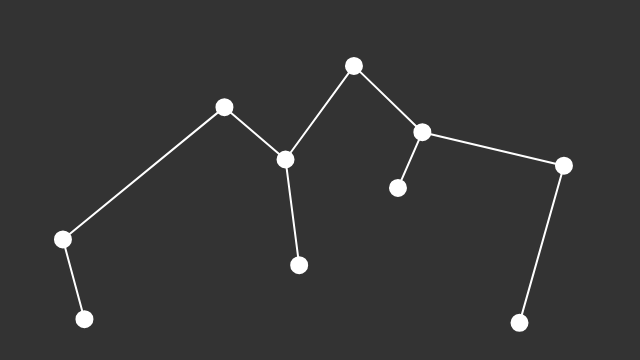
Frame 1 (no input)
Frame 60 (no input): identical to frame 1, image omitted
Frame 120 (the mouse pressed at the canvas centre since frame 60): identical to frame 1, image omitted

The p5.js sketch that drew this single still picture (run headless with seeded random() and noise() and a simulated clock; from frame 60 on, the mouse is pressed at the canvas centre):

// p5.js sketch
// ── sketch.js
let vertices = [];

function setup () {
  createCanvas (640, 360);
  
  resetSketch ();
  
  // for (let i = 0; i < 20; i++) {
  //     let v = createVector(random(width),random(height));
  //   vertices.push(v);
  //   }
    
    // createButton("Reset");
    let button = createButton ('Reset');
    button.mousePressed (resetSketch);
  }
  
  function resetSketch () {
    for (let i = 0; i < 11; i++) {
      let v = createVector (random (width), random (height));
      vertices.pop (v);
    }

    for (let i = 0; i < 10; i++) {
      let v = createVector (random (width), random (height));
      vertices.push (v);
    }
  
}

// function mouseClicked() {
//   let v = createVector (mouseX, mouseY);
//   vertices.push (v);
// }

function draw () {
  background (51);
  let reached = []; // массив достигнутых вершин
  let unreached = []; // массив не достигнутых вершин

  for (let i = 0; i < vertices.length; i++) {
    unreached.push (vertices[i]);
  }

  reached.push (unreached[0]); // вставляем вершину  в массив достигнутых
  unreached.splice (0, 1); // удаляем вершину из списка не достигнутых

  while (unreached.length > 0) {
    let record = 100000; // максимальное значение расстояния удаленности вершин
    let rIndex; //индекс достигнутых вершин
    let uIndex; //индекс недостигнутых вершин

    for (let i = 0; i < reached.length; i++) {
      for (let j = 0; j < unreached.length; j++) {
        let v1 = reached[i];
        let v2 = unreached[j];
        let d = dist (v1.x, v1.y, v2.x, v2.y); // проверка каждого расстояния между каждой достигнутой вершиной
        // и каждой недостигнутой вершиной
        if (d < record) {
          record = d;
          rIndex = i;
          uIndex = j;
        } // проверены все достигнутые и найден самый короткий
      }
    }

    stroke (255);
    strokeWeight (2);
    line (
      reached[rIndex].x,
      reached[rIndex].y,
      unreached[uIndex].x,
      unreached[uIndex].y
    );

    reached.push (unreached[uIndex]);
    unreached.splice (uIndex, 1);
  }

  for (let i = 0; i < vertices.length; i++) {
    fill (255);
    stroke (255);
    ellipse (vertices[i].x, vertices[i].y, 16, 16);
  }
}
